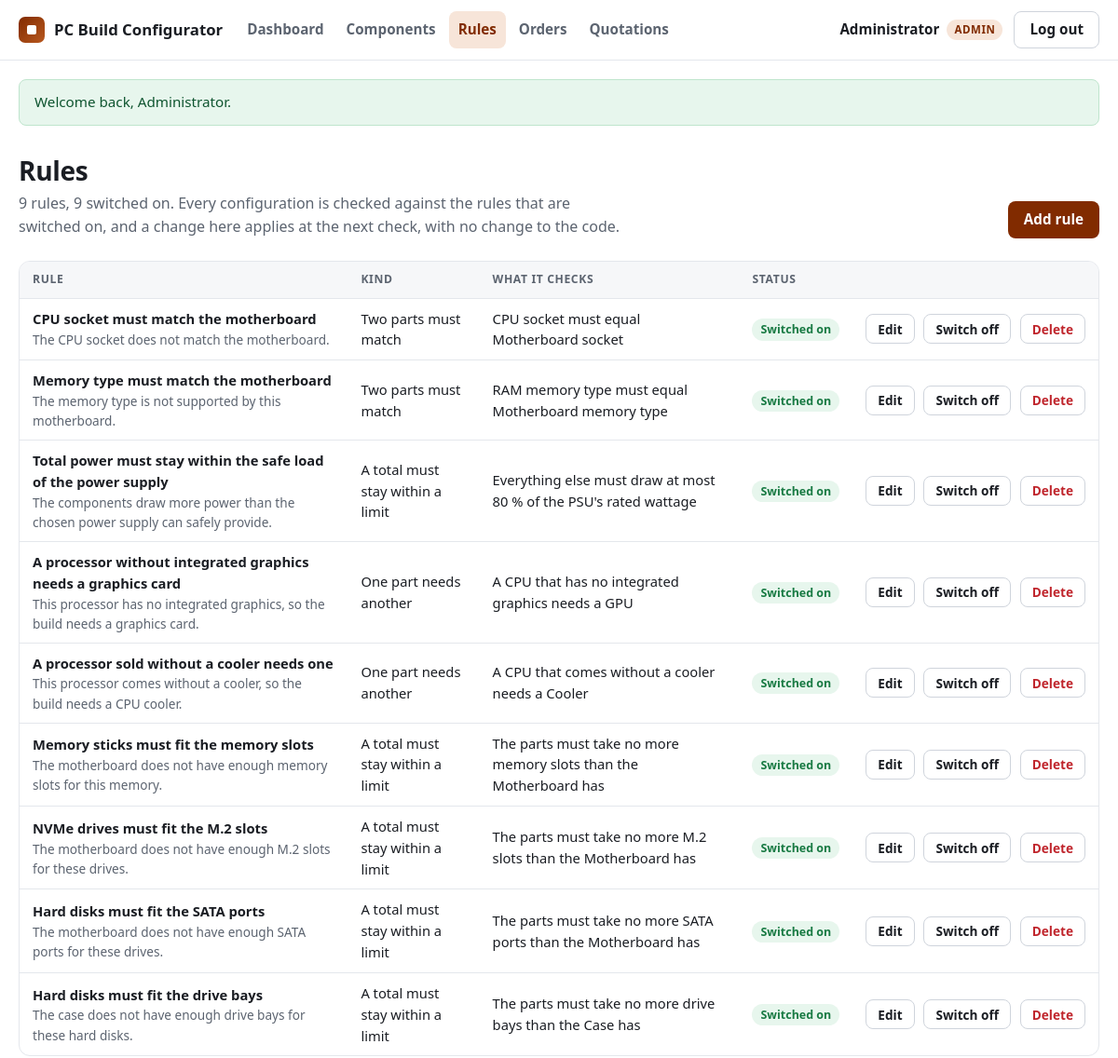
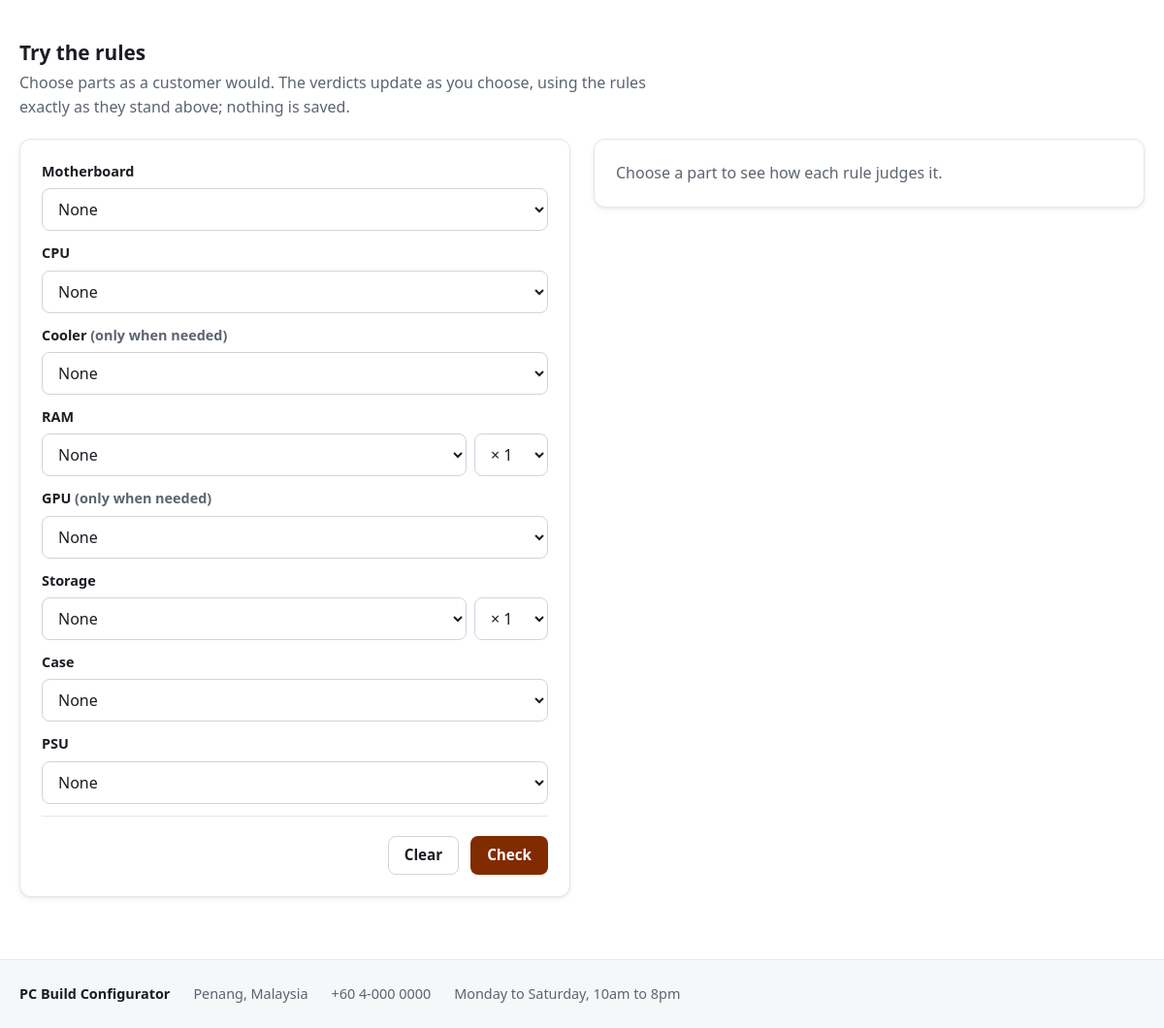
The app's page /admin/rules.php (signed in) with its own data (2 pictures, top to bottom).
### tables this page shows
CREATE TABLE `user` (
  user_id        INT AUTO_INCREMENT PRIMARY KEY,
  username       VARCHAR(50)  NOT NULL,
  email          VARCHAR(100) NOT NULL,
  password_hash  VARCHAR(255) NOT NULL,
  role           ENUM('customer','admin') NOT NULL DEFAULT 'customer',
  created_at     DATETIME     NOT NULL DEFAULT CURRENT_TIMESTAMP,
  CONSTRAINT uq_user_email UNIQUE (email)
);

CREATE TABLE compatibility_rule (
  rule_id        INT AUTO_INCREMENT PRIMARY KEY,
  rule_name      VARCHAR(100) NOT NULL,
  rule_type      ENUM('ATTRIBUTE_MATCH','CAPACITY_CHECK','REQUIRES_CATEGORY') NOT NULL,
  category_a     INT          NOT NULL,
  category_b     INT          NULL,
  attribute_key  VARCHAR(30)  NOT NULL,
  headroom_pct   DECIMAL(5,2) NULL,
  error_message  VARCHAR(255) NOT NULL,
  is_active      TINYINT(1)   NOT NULL DEFAULT 1,
  CONSTRAINT ck_rule_headroom CHECK (
    headroom_pct IS NULL
    OR (rule_type = 'CAPACITY_CHECK' AND headroom_pct > 0 AND headroom_pct <= 100)),
  CONSTRAINT ck_rule_category_b CHECK ((rule_type = 'CAPACITY_CHECK') = (category_b IS NULL)),
  CONSTRAINT fk_rule_category_a FOREIGN KEY (category_a)
    REFERENCES category (category_id) ON DELETE RESTRICT,
  CONSTRAINT fk_rule_category_b FOREIGN KEY (category_b)
    REFERENCES category (category_id) ON DELETE RESTRICT
);

CREATE TABLE category (
  category_id    INT AUTO_INCREMENT PRIMARY KEY,
  category_name  VARCHAR(30)      NOT NULL,
  max_quantity   TINYINT UNSIGNED NOT NULL DEFAULT 1,
  is_required    TINYINT(1)       NOT NULL DEFAULT 1,
  display_order  TINYINT UNSIGNED NOT NULL,
  CONSTRAINT uq_category_name UNIQUE (category_name),
  CONSTRAINT ck_category_max_quantity CHECK (max_quantity >= 1)
);

### includes/helpers.php (called while the page is built, shortened)
<?php
function e(mixed $value): string
{
    return htmlspecialchars((string) $value, ENT_QUOTES | ENT_SUBSTITUTE, 'UTF-8');
}
function url(string $path = ''): string
{
    return BASE_URL . '/' . ltrim($path, '/');
}
function asset(string $path): string
{
    $file = __DIR__ . '/../assets/' . $path;
    $version = is_file($file) ? (string) filemtime($file) : '0';
    return url('assets/' . $path) . '?v=' . $version;
}

### includes/db.php (called while the page is built, shortened)
<?php
function db(): PDO
{
    static $pdo = null;
    if ($pdo === null) {
        $pdo = new PDO(DB_DSN, DB_USER, DB_PASS, [
            PDO::ATTR_ERRMODE            => PDO::ERRMODE_EXCEPTION,
            PDO::ATTR_DEFAULT_FETCH_MODE => PDO::FETCH_ASSOC,
            PDO::ATTR_EMULATE_PREPARES   => false,
        ]);
    }
    return $pdo;
}

### includes/auth.php (called while the page is built, shortened)
<?php
function current_user(): ?array
{
    static $user = false;
    if ($user === false) {
        $user = null;
        if (isset($_SESSION['user_id'])) {
            $stmt = db()->prepare('SELECT user_id, username, email, role FROM `user` WHERE user_id = ?');
            $stmt->execute([$_SESSION['user_id']]);
            $user = $stmt->fetch() ?: null;
        }
    }
    return $user;
}
function home_for(?array $user): string
{
    return $user['role'] === 'admin' ? 'admin/dashboard.php' : 'catalogue.php';
}
function require_login(): array
{
    $user = current_user();
    return $user;
}
function require_admin(): array
{
    return require_role('admin', 'That page is for administrators only.');
}
function require_role(string $role, string $refusal): array
{
    $user = require_login();
    return $user;
}

### includes/session.php (called while the page is built, shortened)
<?php
function take_flashes(): array
{
    $messages = $_SESSION['flash'] ?? [];
    return $messages;
}

### includes/rules.php (called while the page is built, shortened)
<?php
function all_rules(): array
{
    return db()->query(
        'SELECT r.*, a.category_name AS category_a_name, b.category_name AS category_b_name
         FROM compatibility_rule r
         JOIN category a ON a.category_id = r.category_a
         LEFT JOIN category b ON b.category_id = r.category_b
         ORDER BY r.rule_id'
    )->fetchAll();
}
function rule_summary(array $rule): string
{
    $a = (string) $rule['category_a_name'];
    $b = (string) ($rule['category_b_name'] ?? '');
    $what = ATTRIBUTE_LABELS[$rule['attribute_key']] ?? (string) $rule['attribute_key'];
    return match ($rule['rule_type']) {
        'ATTRIBUTE_MATCH'   => "$a $what must equal $b $what",
        'CAPACITY_CHECK'    => match (true) {
            $rule['attribute_key'] === 'wattage' => 'Everything else must draw at most ' . headroom_text($rule) . " of the $a's rated $what",
            $rule['headroom_pct'] === null       => "The parts must take no more $what than the $a has",
            default                              => 'The parts must take at most ' . headroom_text($rule) . " of the $a's $what",
        },
        'REQUIRES_CATEGORY' => "A $a that " . (FLAG_PHRASES[$rule['attribute_key']][1] ?? "has no $what") . " needs a $b",
        default             => 'Unknown kind of rule',
    };
}
function headroom_text(array $rule): string
{
    return rtrim(rtrim(number_format((float) $rule['headroom_pct'], 2, '.', ''), '0'), '.') . ' %';
}
    ?>

### includes/catalogue.php (called while the page is built, shortened)
<?php
function categories(): array
{
    return db()->query(
        'SELECT category_id, category_name, max_quantity, is_required, display_order
         FROM category ORDER BY display_order, category_name'
    )->fetchAll();
}
function catalogue_components(): array
{
    return db()->query(
        'SELECT c.*, cat.category_name
         FROM component c JOIN category cat ON cat.category_id = c.category_id
         WHERE c.is_active = 1
         ORDER BY cat.display_order, c.price, c.name'
    )->fetchAll();
}

### admin/rules.php (the view, shortened to what this page needs)
<?php
require_admin();
$rules = all_rules();
$categories = categories();
$byCategory = [];
foreach (catalogue_components() as $component) {
    $byCategory[(int) $component['category_id']][] = $component;
}
$quantities = is_array($_GET['q'] ?? null) ? $_GET['q'] : [];
$verdicts = '';
$problems = [];
$switchedOn = count(array_filter($rules, fn (array $rule): bool => (int) $rule['is_active'] === 1));
render_header('Rules', 'rules');
?>
<div class="container page">
    <div class="page-head page-head-actions">
        <div>
            <h1 class="page-title">Rules</h1>
            <p class="page-lead"><?= count($rules) ?> rules, <?= $switchedOn ?> switched on. Every configuration is checked against the rules that are switched on, and a change here applies at the next check, with no change to the code.</p>
        </div>
        <a class="btn btn-primary" href="<?= e(url('admin/rule-form.php')) ?>">Add rule</a>
    </div>
    <div class="table-wrap">
        <table class="data-table" id="rule-list">
            <thead>
                <tr>
                    <th scope="col">Rule</th>
                    <th scope="col">Kind</th>
                    <th scope="col">What it checks</th>
                    <th scope="col">Status</th>
                    <th scope="col"><span class="sr-only">Actions</span></th>
                </tr>
            </thead>
            <tbody>
                <?php foreach ($rules as $rule): ?>
                    <?php
                    $on = (int) $rule['is_active'] === 1;
                    ?>
                    <tr class="<?= $on ? '' : 'is-inactive' ?>" data-rule="<?= (int) $rule['rule_id'] ?>">
                        <td class="cell-rule">
                            <strong><?= e($rule['rule_name']) ?></strong>
                            <span class="muted"><?= e($rule['error_message']) ?></span>
                        </td>
                        <td><?= e(RULE_TYPES[$rule['rule_type']] ?? $rule['rule_type']) ?></td>
                        <td><?= e(rule_summary($rule)) ?></td>
                        <td>
                            <span class="status <?= $on ? 'status-on' : 'status-off' ?>"><?= $on ? 'Switched on' : 'Switched off' ?></span>
                        </td>
                        <td class="actions">
                            <a class="btn btn-ghost btn-sm" href="<?= e(url('admin/rule-form.php?id=' . (int) $rule['rule_id'])) ?>">Edit</a>
                            <form method="post" action="<?= e(url('admin/rule-action.php')) ?>">
                                <button type="submit" class="btn btn-ghost btn-sm"><?= $on ? 'Switch off' : 'Switch on' ?></button>
                            </form>
                            <form method="post" action="<?= e(url('admin/rule-action.php')) ?>"
                                  data-confirm="<?= e('“' . $rule['rule_name'] . '” will be removed for good, and configurations will no longer be checked against it. To stop it for a while instead, switch it off.') ?>"
                                  data-confirm-title="Delete this rule?"
                                  data-confirm-button="Delete">
                                <button type="submit" class="btn btn-ghost btn-sm btn-quiet-danger">Delete</button>
                            </form>
                        </td>
                    </tr>
                <?php endforeach; ?>
            </tbody>
        </table>
    </div>
    <section class="tester" id="tester" aria-labelledby="tester-title">
        <h2 class="section-title" id="tester-title">Try the rules</h2>
        <p class="page-lead">Choose parts as a customer would. The verdicts update as you choose, using the rules exactly as they stand above; nothing is saved.</p>
        <div class="tester-grid">
            <form class="form-panel tester-form" method="get" action="<?= e(url('admin/rules.php')) ?>#tester"
                  data-rule-tester data-check-url="<?= e(url('api/check.php')) ?>">
                <?php foreach ($categories as $category): ?>
                    <?php
                    $id = (int) $category['category_id'];
                    $items = $byCategory[$id] ?? [];
                    $max = (int) $category['max_quantity'];
                    $count = is_string($quantities[$id] ?? null) ? $quantities[$id] : '1';
                    ?>
                    <div class="field tester-slot">
                        <label for="t-<?= $id ?>"><?= e($category['category_name']) ?><?php if ((int) $category['is_required'] !== 1): ?> <span class="muted">(only when needed)</span><?php endif; ?></label>
                        <div class="tester-pick">
                            <select id="t-<?= $id ?>" name="c[<?= $id ?>]">
                                <option value=""><?= $items === [] ? 'Nothing on sale yet' : 'None' ?></option>
                            </select>
                            <?php if ($max > 1): ?>
                                <select name="q[<?= $id ?>]" aria-label="How many <?= e($category['category_name']) ?>" class="tester-count">
                                    <?php for ($n = 1; $n <= $max; $n++): ?>
                                        <option value="<?= $n ?>"<?= (string) $n === $count ? ' selected' : '' ?>>× <?= $n ?></option>
                                    <?php endfor; ?>
                                </select>
                            <?php endif; ?>
                        </div>
                    </div>
                <?php endforeach; ?>
                <div class="form-actions">
                    <a class="btn btn-ghost" href="<?= e(url('admin/rules.php')) ?>#tester" data-tester-clear>Clear</a>
                    <button type="submit" class="btn btn-primary">Check</button>
                </div>
            </form>
            <div class="tester-results" data-tester-results aria-live="polite">
                <?php if ($problems !== []): ?>
                    <ul class="form-errors">
                        <?php foreach ($problems as $problem): ?><li><?= e($problem) ?></li><?php endforeach; ?>
                    </ul>
                <?php elseif ($verdicts !== ''): ?>
                    <?= $verdicts ?>
                <?php else: ?>
                    <p class="tester-empty">Choose a part to see how each rule judges it.</p>
                <?php endif; ?>
            </div>
        </div>
    </section>
</div>
<?php
render_footer(['confirm.js', 'rule-tester.js']);

### includes/layout.php (shortened to what this page needs)
<?php
function nav_items(?array $user): array
{
    if ($user['role'] === 'admin') {
        return [
            'dashboard'  => ['Dashboard',  'admin/dashboard.php'],
            'components' => ['Components', 'admin/components.php'],
            'rules'      => ['Rules',      'admin/rules.php'],
            'orders'     => ['Orders',     'admin/orders.php'],
            'quotations' => ['Quotations', 'admin/quotations.php'],
        ];
    }
    return [
        'catalogue'      => ['Catalogue',         'catalogue.php'],
        'configurator'   => ['Configurator',      'configurator.php'],
        'configurations' => ['My Configurations', 'my-builds.php'],
        'orders'         => ['My Orders',         'my-builds.php?tab=orders'],
    ];
}
function render_header(string $title, string $current = ''): void
{
    $user = current_user();
    ?>
<!doctype html>
<html lang="en">
<head>
    <link rel="stylesheet" href="<?= e(asset('css/style.css')) ?>">
</head>
<body>
<header class="site-header">
    <div class="container header-bar">
        <a class="brand" href="<?= e(url(home_for($user))) ?>">
            <span class="brand-mark" aria-hidden="true"></span>
            <span><?= e(SHOP_NAME) ?></span>
        </a>
        <?php if ($user === null): ?>
            <div class="header-actions visitor-actions">
                <a class="btn btn-ghost" href="<?= e(url('login.php')) ?>">Log in</a>
                <a class="btn btn-primary" href="<?= e(url('register.php')) ?>">Register</a>
            </div>
        <?php else: ?>
            <nav class="main-nav" aria-label="Main">
                <?php foreach (nav_items($user) as $key => [$label, $page]): ?>
                    <a href="<?= e(url($page)) ?>"<?= $key === $current ? ' class="is-current" aria-current="page"' : '' ?>><?= e($label) ?></a>
                <?php endforeach; ?>
            </nav>
            <div class="header-actions">
                <span class="user-chip" title="<?= e($user['email']) ?>">
                    <span class="user-name"><?= e($user['username']) ?></span>
                    <span class="role-tag"><?= $user['role'] === 'admin' ? 'Admin' : 'Customer' ?></span>
                </span>
                <form method="post" action="<?= e(url('logout.php')) ?>">
                    <button type="submit" class="btn btn-ghost">Log out</button>
                </form>
            </div>
        <?php endif; ?>
    </div>
</header>
<main id="main" class="site-main">
    <?php render_flashes(); ?>
<?php
}
function render_flashes(): void
{
    $messages = take_flashes();
    echo '<div class="container flash-stack">';
    foreach ($messages as $message) {
        $type = in_array($message['type'], ['success', 'error', 'info'], true) ? $message['type'] : 'info';
        $role = $type === 'error' ? 'alert' : 'status';
        echo '<div class="flash flash-' . $type . '" role="' . $role . '">' . e($message['message']) . '</div>';
    }
    echo '</div>';
}
function render_footer(array $scripts = []): void
{
    ?>
</main>
<footer class="site-footer">
    <div class="container footer-bar">
        <strong><?= e(SHOP_NAME) ?></strong>
        <span><?= e(SHOP_ADDRESS) ?></span>
        <span><?= e(SHOP_PHONE) ?></span>
        <span><?= e(SHOP_HOURS) ?></span>
    </div>
</footer>
</body>
</html>
<?php
}
    ?>

### records on screen
user: username "Administrator"
compatibility_rule: rule_name "CPU socket must match the motherboard", error_message "The CPU socket does not match the motherboard.", rule_type "Two parts must match", rule "CPU socket must equal Motherboard socket", is_active "Switched on"
compatibility_rule: rule_name "Memory type must match the motherboard", error_message "The memory type is not supported by this motherboard.", rule_type "Two parts must match", rule "RAM memory type must equal Motherboard memory type", is_active "Switched on"
compatibility_rule: rule_name "Total power must stay within the safe load of the power supply", error_message "The components draw more power than the chosen power supply can safely provide.", rule_type "A total must stay within a limit", rule_summary($rule) "Everything else must draw at most 80 % of the PSU's rated wattage", is_active "Switched on"
compatibility_rule: rule_name "A processor without integrated graphics needs a graphics card", error_message "This processor has no integrated graphics, so the build needs a graphics card.", rule_type "One part needs another", rule "A CPU that has no integrated graphics needs a GPU", is_active "Switched on"
compatibility_rule: rule_name "A processor sold without a cooler needs one", error_message "This processor comes without a cooler, so the build needs a CPU cooler.", rule_type "One part needs another", rule "A CPU that comes without a cooler needs a Cooler", is_active "Switched on"
compatibility_rule: rule_name "Memory sticks must fit the memory slots", error_message "The motherboard does not have enough memory slots for this memory.", rule_type "A total must stay within a limit", rule_summary($rule) "The parts must take no more memory slots than the Motherboard has", is_active "Switched on"
compatibility_rule: rule_name "NVMe drives must fit the M.2 slots", error_message "The motherboard does not have enough M.2 slots for these drives.", rule_type "A total must stay within a limit", rule_summary($rule) "The parts must take no more M.2 slots than the Motherboard has", is_active "Switched on"
compatibility_rule: rule_name "Hard disks must fit the SATA ports", error_message "The motherboard does not have enough SATA ports for these drives.", rule_type "A total must stay within a limit", rule_summary($rule) "The parts must take no more SATA ports than the Motherboard has", is_active "Switched on"
compatibility_rule: rule_name "Hard disks must fit the drive bays", error_message "The case does not have enough drive bays for these hard disks.", rule_type "A total must stay within a limit", rule_summary($rule) "The parts must take no more drive bays than the Case has", is_active "Switched on"
category: category_name "Motherboard"
category: category_name "CPU"
category: category_name "Cooler", is_required "(only when needed)"
category: category_name "RAM", category_id+category_name "× 1"
category: category_name "GPU", is_required "(only when needed)"
category: category_name "Storage", category_id+category_name "× 1"
category: category_name "Case"
category: category_name "PSU"

### other values on screen
SHOP_NAME "PC Build Configurator"
$label "Dashboard"
$label "Components"
$label "Rules"
$label "Orders"
$label "Quotations"
$message['message'] "Welcome back, Administrator."
count($rules) "9"
$switchedOn "9"
SHOP_ADDRESS "Penang, Malaysia"
SHOP_PHONE "+60 4-000 0000"
SHOP_HOURS "Monday to Saturday, 10am to 8pm"
